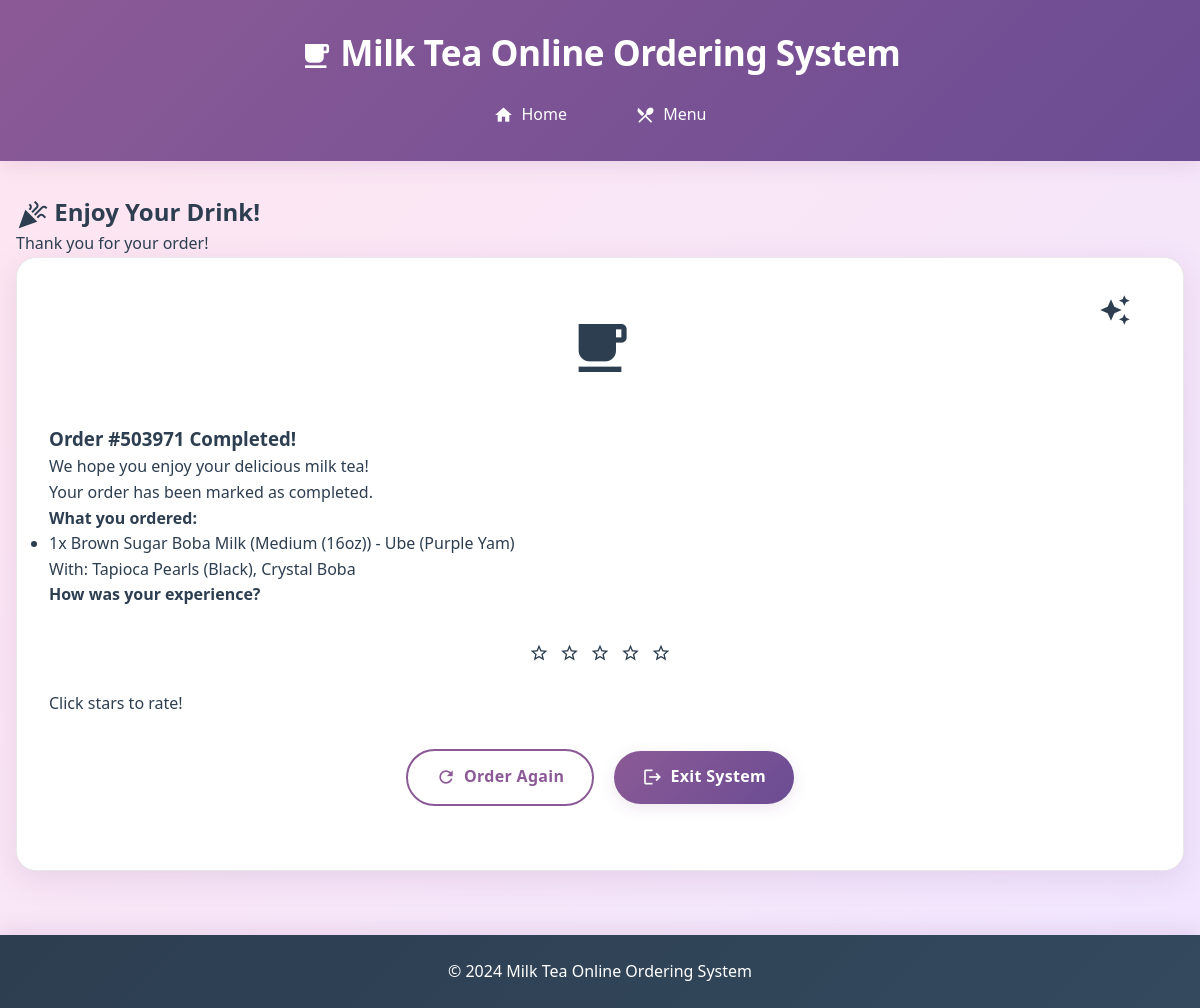
The app's page /enjoy/503971/ with its own data.
### ordering/models.py (models this page shows, shortened)
class Order(models.Model):
    STATUS_CHOICES = [
        ('pending', 'Pending'),
        ('placed', 'Placed'),
        ('preparing', 'Preparing'),
        ('ready', 'Ready'),
        ('completed', 'Completed'),
    ]
    order_number = models.CharField(max_length=20, unique=True)
    status = models.CharField(max_length=20, choices=STATUS_CHOICES, default='pending')
    total_amount = models.DecimalField(max_digits=8, decimal_places=2, default=0.00)
    created_at = models.DateTimeField(default=timezone.now)
    updated_at = models.DateTimeField(auto_now=True)

class OrderItem(models.Model):
    order = models.ForeignKey(Order, on_delete=models.CASCADE, related_name='items')
    drink = models.ForeignKey(Drink, on_delete=models.CASCADE)
    size = models.ForeignKey(Size, on_delete=models.CASCADE)
    flavor = models.ForeignKey(Flavor, on_delete=models.CASCADE, null=True, blank=True)
    toppings = models.ManyToManyField(Topping, blank=True)
    quantity = models.PositiveIntegerField(default=1)
    item_price = models.DecimalField(max_digits=6, decimal_places=2)

class Drink(models.Model):
    name = models.CharField(max_length=100)
    base_price = models.DecimalField(max_digits=6, decimal_places=2)
    description = models.TextField(blank=True)
    is_available = models.BooleanField(default=True)

class Size(models.Model):
    name = models.CharField(max_length=20)  # Small, Medium, Large
    price_multiplier = models.DecimalField(max_digits=3, decimal_places=2, default=1.00)

class Flavor(models.Model):
    name = models.CharField(max_length=50)
    additional_price = models.DecimalField(max_digits=5, decimal_places=2, default=0.00)

class Topping(models.Model):
    name = models.CharField(max_length=50)
    price = models.DecimalField(max_digits=5, decimal_places=2)

### ordering/views.py (the view)
# urls.py: path('enjoy/<str:order_number>/', views.enjoy_drink, name='enjoy_drink'),
def enjoy_drink(request, order_number):
    order = get_object_or_404(Order, order_number=order_number)
    return render(request, 'ordering/enjoy_drink.html', {'order': order})

### templates/ordering/enjoy_drink.html (shortened to what this page needs)
{% extends 'base.html' %}
{% block content %}
<div class="enjoy-container">
    <h2><span class="material-icons" style="vertical-align: middle; font-size: 2rem;">celebration</span> Enjoy Your Drink!</h2>
    <p>Thank you for your order!</p>
    <div class="success-card">
        <div class="celebration">
            <div class="drink-emoji"><span class="material-icons" style="font-size: 4rem;">local_cafe</span></div>
            <div class="sparkles"><span class="material-icons" style="font-size: 2rem;">auto_awesome</span></div>
        </div>
        <h3>Order #{{ order.order_number }} Completed!</h3>
        <div class="completion-message">
            <p>We hope you enjoy your delicious milk tea!</p>
            <p>Your order has been marked as completed.</p>
        </div>
        <div class="order-recap">
            <h4>What you ordered:</h4>
            <ul>
                {% for item in order.items.all %}
                <li>
                    {{ item.quantity }}x {{ item.drink.name }} ({{ item.size.name }})
                    {% if item.flavor %} - {{ item.flavor.name }}{% endif %}
                    {% if item.toppings.exists %}
                        <br>With: {% for topping in item.toppings.all %}{{ topping.name }}{% if not forloop.last %}, {% endif %}{% endfor %}
                    {% endif %}
                </li>
                {% endfor %}
            </ul>
        </div>
        <div class="feedback-section">
            <h4>How was your experience?</h4>
            <div class="rating-stars">
                <span class="star" data-rating="1"><span class="material-icons">star_border</span></span>
                <span class="star" data-rating="2"><span class="material-icons">star_border</span></span>
                <span class="star" data-rating="3"><span class="material-icons">star_border</span></span>
                <span class="star" data-rating="4"><span class="material-icons">star_border</span></span>
                <span class="star" data-rating="5"><span class="material-icons">star_border</span></span>
            </div>
            <p id="rating-text">Click stars to rate!</p>
        </div>
        <div class="action-buttons">
            <a href="{% url 'browse_menu' %}" class="btn btn-secondary">
                <span class="material-icons">refresh</span> Order Again
            </a>
            <a href="{% url 'exit_website' %}" class="btn btn-primary">
                <span class="material-icons">logout</span> Exit System
            </a>
        </div>
    </div>
</div>
{% endblock %}

### static/css/style.css (style rules this page uses)
* { margin: 0; padding: 0; box-sizing: border-box; }
:root { --primary-purple: #8b5a96; --primary-dark: #6b4c93; --secondary-pink: #ffc0d3; --light-pink: #ffe6f0; --cream: #fff8f0; --light-purple: #f0e6ff; --accent-green: #27ae60; --text-dark: #2c3e50; --text-light: #666; --border-light: #e8e8e8; --shadow: rgba(139, 90, 150, 0.15); }
body { font-family: 'Segoe UI', Tahoma, Geneva, Verdana, sans-serif; line-height: 1.6; color: var(--text-dark); background: linear-gradient(135deg, var(--light-pink) 0%, var(--light-purple) 100%); min-height: 100vh; }
.material-icons { vertical-align: middle; font-size: 1.25rem; }
.btn { display: inline-flex; align-items: center; gap: 0.5rem; padding: 0.85rem 1.75rem; border: none; border-radius: 30px; text-decoration: none; cursor: pointer; transition: all 0.3s ease; font-size: 1rem; font-weight: 600; letter-spacing: 0.3px; }
.btn-primary { background: linear-gradient(135deg, var(--primary-purple) 0%, var(--primary-dark) 100%); color: white; box-shadow: 0 4px 15px var(--shadow); }
.btn-secondary { background: white; color: var(--primary-purple); border: 2px solid var(--primary-purple); }
.welcome-card, .drink-card, .order-summary, .payment-form, .order-status-card, .ready-card, .success-card, .goodbye-card { background: white; border-radius: 20px; padding: 2rem; box-shadow: 0 8px 30px var(--shadow); margin-bottom: 2rem; transition: all 0.3s ease; border: 1px solid var(--border-light); }
.celebration { text-align: center; position: relative; margin-bottom: 2rem; }
.drink-emoji { font-size: 4rem; animation: bounce-drink 2s infinite; }
.sparkles { position: absolute; top: -10px; right: 20px; font-size: 2rem; animation: sparkle 1.5s infinite; }
.rating-stars { text-align: center; margin: 1rem 0; }
.star { font-size: 2rem; cursor: pointer; transition: all 0.3s; margin: 0 0.2rem; }
.action-buttons { text-align: center; margin: 2rem 0; }
.action-buttons .btn { margin: 0 0.5rem; }

### records on screen
Order: order_number "503971"
OrderItem: quantity "1", drink.name "Brown Sugar Boba Milk", size.name "Medium (16oz)", flavor.name "Ube (Purple Yam)"
Topping: name "Tapioca Pearls (Black)"
Topping: name "Crystal Boba"
